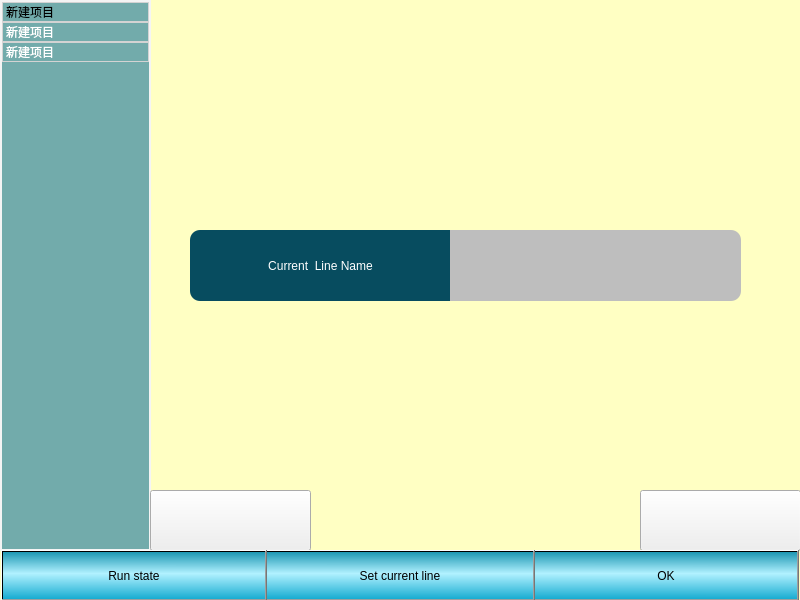
<?xml version="1.0" encoding="UTF-8"?>
<ui version="4.0">
 <class>TrainLinePanel</class>
 <widget class="QWidget" name="TrainLinePanel">
  <property name="geometry">
   <rect>
    <x>0</x>
    <y>0</y>
    <width>800</width>
    <height>600</height>
   </rect>
  </property>
  <property name="windowTitle">
   <string>Form</string>
  </property>
  <property name="styleSheet">
   <string notr="true">#TrainLinePanel{
	background-color: rgb(255, 255, 195);
}</string>
  </property>
  <widget class="QListWidget" name="listWidget">
   <property name="geometry">
    <rect>
     <x>0</x>
     <y>0</y>
     <width>151</width>
     <height>551</height>
    </rect>
   </property>
   <property name="styleSheet">
    <string notr="true">QListView{
	
	alternate-background-color: rgb(85, 170, 0);
font: 900 14pt &quot;Ubuntu&quot;;
color: rgb(255, 255, 255);
border-style:solid;
border-color: rgb(244, 244, 244);
border-width:2px;

background-color: rgb(114, 171, 171);
show-decoration-selected: 1;
}

QListView::item{

border:1px  solid;
border-color: lightgray;
margin:px;
 }

QListView::item:alternate{
     background: #EEEEEE;
 }

QListView::item:selected{
     border: 1px solid #6a6ea9;
 }

 QListView::item:selected:!active{
     background: qlineargradient(x1: 0, y1: 0, x2: 0, y2: 1,
                                 stop: 0 #ABAFE5, stop: 1 #8588B2);
 }

QListView::item:selected:active{
     background: qlineargradient(x1: 0, y1: 0, x2: 0, y2: 1,
                                 stop: 0 #6a6ea9, stop: 1 #888dd9);
 }

QListView::item:hover{
     background: qlineargradient(x1: 0, y1: 0, x2: 0, y2: 1,
                                 stop: 0 #FAFBFE, stop: 1 #DCDEF1);
 }</string>
   </property>
   <property name="alternatingRowColors">
    <bool>false</bool>
   </property>
   <item>
    <property name="text">
     <string>新建项目</string>
    </property>
    <property name="background">
     <brush brushstyle="SolidPattern">
      <color alpha="255">
       <red>0</red>
       <green>255</green>
       <blue>255</blue>
      </color>
     </brush>
    </property>
    <property name="foreground">
     <brush brushstyle="SolidPattern">
      <color alpha="255">
       <red>0</red>
       <green>0</green>
       <blue>0</blue>
      </color>
     </brush>
    </property>
   </item>
   <item>
    <property name="text">
     <string>新建项目</string>
    </property>
   </item>
   <item>
    <property name="text">
     <string>新建项目</string>
    </property>
   </item>
  </widget>
  <widget class="QStackedWidget" name="stackedWidget">
   <property name="geometry">
    <rect>
     <x>150</x>
     <y>0</y>
     <width>651</width>
     <height>551</height>
    </rect>
   </property>
   <property name="styleSheet">
    <string notr="true"/>
   </property>
   <property name="currentIndex">
    <number>1</number>
   </property>
   <widget class="QWidget" name="page_3">
    <widget class="QPushButton" name="add_line_ok_btn">
     <property name="geometry">
      <rect>
       <x>380</x>
       <y>370</y>
       <width>111</width>
       <height>51</height>
      </rect>
     </property>
     <property name="styleSheet">
      <string notr="true">background-color: rgb(85, 255, 255);
selection-color: rgb(255, 89, 211);
selection-background-color: rgb(167, 188, 255);
font: 900 14pt &quot;Ubuntu&quot;;
background-color: qlineargradient(spread:repeat, x1:0.468, y1:0, x2:0.463, y2:1, stop:0 rgba(29, 151, 179, 255), stop:0.458128 rgba(177, 241, 255, 255), stop:1 rgba(23, 172, 209, 255));</string>
     </property>
     <property name="text">
      <string>OK</string>
     </property>
    </widget>
    <widget class="QPushButton" name="line_name_lineEdit">
     <property name="geometry">
      <rect>
       <x>240</x>
       <y>260</y>
       <width>271</width>
       <height>61</height>
      </rect>
     </property>
     <property name="styleSheet">
      <string notr="true">font:500 20pt &quot;Ubuntu&quot;;
color:rgb(7, 76, 95);
background-color: rgb(190, 190, 190);
border-top-right-radius:10px;
border-bottom-right-radius:10px;</string>
     </property>
     <property name="text">
      <string/>
     </property>
    </widget>
    <widget class="QLabel" name="label">
     <property name="geometry">
      <rect>
       <x>80</x>
       <y>260</y>
       <width>161</width>
       <height>61</height>
      </rect>
     </property>
     <property name="styleSheet">
      <string notr="true">font:500 20pt &quot;Ubuntu&quot;;
color:white;
background-color: rgb(7, 76, 95);
border-top-left-radius:10px;
border-bottom-left-radius:10px;
border-color:rgb(7, 76, 95);</string>
     </property>
     <property name="text">
      <string>Line Name</string>
     </property>
     <property name="alignment">
      <set>Qt::AlignCenter</set>
     </property>
    </widget>
    <widget class="QPushButton" name="train_id_lineEdit">
     <property name="geometry">
      <rect>
       <x>240</x>
       <y>140</y>
       <width>271</width>
       <height>51</height>
      </rect>
     </property>
     <property name="styleSheet">
      <string notr="true">font:500 20pt &quot;Ubuntu&quot;;
color:rgb(7, 76, 95);
background-color: rgb(190, 190, 190);
border-top-right-radius:10px;
border-bottom-right-radius:10px;</string>
     </property>
     <property name="text">
      <string/>
     </property>
    </widget>
    <widget class="QLabel" name="label_2">
     <property name="geometry">
      <rect>
       <x>80</x>
       <y>140</y>
       <width>161</width>
       <height>51</height>
      </rect>
     </property>
     <property name="styleSheet">
      <string notr="true">font:500 20pt &quot;Ubuntu&quot;;
color:white;
background-color: rgb(7, 76, 95);
border-top-left-radius:10px;
border-bottom-left-radius:10px;
border-color:rgb(7, 76, 95);</string>
     </property>
     <property name="text">
      <string>Train No</string>
     </property>
     <property name="alignment">
      <set>Qt::AlignCenter</set>
     </property>
    </widget>
   </widget>
   <widget class="QWidget" name="page">
    <widget class="QLabel" name="label_3">
     <property name="geometry">
      <rect>
       <x>40</x>
       <y>230</y>
       <width>261</width>
       <height>71</height>
      </rect>
     </property>
     <property name="styleSheet">
      <string notr="true">font:500 16pt &quot;Loma&quot;;
color:white;
background-color: rgb(7, 76, 95);
border-top-left-radius:10px;
border-bottom-left-radius:10px;
border-color:rgb(7, 76, 95);</string>
     </property>
     <property name="text">
      <string>Current  Line Name</string>
     </property>
     <property name="alignment">
      <set>Qt::AlignCenter</set>
     </property>
    </widget>
    <widget class="QLabel" name="currentLineLabel">
     <property name="geometry">
      <rect>
       <x>300</x>
       <y>230</y>
       <width>291</width>
       <height>71</height>
      </rect>
     </property>
     <property name="styleSheet">
      <string notr="true">font:500 20pt &quot;Ubuntu&quot;;
color:rgb(7, 76, 95);
background-color: rgb(190, 190, 190);
border-top-right-radius:10px;
border-bottom-right-radius:10px;</string>
     </property>
     <property name="text">
      <string/>
     </property>
     <property name="alignment">
      <set>Qt::AlignCenter</set>
     </property>
    </widget>
    <widget class="QPushButton" name="hideBtn1">
     <property name="geometry">
      <rect>
       <x>0</x>
       <y>490</y>
       <width>161</width>
       <height>61</height>
      </rect>
     </property>
     <property name="focusPolicy">
      <enum>Qt::NoFocus</enum>
     </property>
     <property name="text">
      <string/>
     </property>
    </widget>
    <widget class="QPushButton" name="hideBtn2">
     <property name="enabled">
      <bool>true</bool>
     </property>
     <property name="geometry">
      <rect>
       <x>490</x>
       <y>490</y>
       <width>161</width>
       <height>61</height>
      </rect>
     </property>
     <property name="focusPolicy">
      <enum>Qt::NoFocus</enum>
     </property>
     <property name="styleSheet">
      <string notr="true"/>
     </property>
     <property name="text">
      <string/>
     </property>
    </widget>
   </widget>
  </widget>
  <widget class="QPushButton" name="add_line_btn">
   <property name="geometry">
    <rect>
     <x>10</x>
     <y>490</y>
     <width>101</width>
     <height>51</height>
    </rect>
   </property>
   <property name="styleSheet">
    <string notr="true">background-color: rgb(85, 255, 255);
selection-color: rgb(255, 89, 211);
selection-background-color: rgb(167, 188, 255);
font: 900 14pt &quot;Ubuntu&quot;;
background-color: qlineargradient(spread:repeat, x1:0.468, y1:0, x2:0.463, y2:1, stop:0 rgba(29, 151, 179, 255), stop:0.458128 rgba(177, 241, 255, 255), stop:1 rgba(23, 172, 209, 255));</string>
   </property>
   <property name="text">
    <string>ADD LINE</string>
   </property>
  </widget>
  <widget class="QPushButton" name="add_station_btn">
   <property name="geometry">
    <rect>
     <x>30</x>
     <y>720</y>
     <width>131</width>
     <height>51</height>
    </rect>
   </property>
   <property name="styleSheet">
    <string notr="true">background-color: rgb(85, 255, 255);
selection-color: rgb(255, 89, 211);
selection-background-color: rgb(167, 188, 255);
font: 900 14pt &quot;Ubuntu&quot;;
background-color: qlineargradient(spread:repeat, x1:0.468, y1:0, x2:0.463, y2:1, stop:0 rgba(29, 151, 179, 255), stop:0.458128 rgba(177, 241, 255, 255), stop:1 rgba(23, 172, 209, 255));</string>
   </property>
   <property name="text">
    <string>Add station</string>
   </property>
  </widget>
  <widget class="QPushButton" name="delete_station_btn">
   <property name="geometry">
    <rect>
     <x>210</x>
     <y>720</y>
     <width>161</width>
     <height>51</height>
    </rect>
   </property>
   <property name="styleSheet">
    <string notr="true">background-color: rgb(85, 255, 255);
selection-color: rgb(255, 89, 211);
selection-background-color: rgb(167, 188, 255);
font: 900 14pt &quot;Ubuntu&quot;;
background-color: qlineargradient(spread:repeat, x1:0.468, y1:0, x2:0.463, y2:1, stop:0 rgba(29, 151, 179, 255), stop:0.458128 rgba(177, 241, 255, 255), stop:1 rgba(23, 172, 209, 255));</string>
   </property>
   <property name="text">
    <string>Del station</string>
   </property>
  </widget>
  <widget class="QPushButton" name="ok_btn">
   <property name="geometry">
    <rect>
     <x>533</x>
     <y>550</y>
     <width>266</width>
     <height>51</height>
    </rect>
   </property>
   <property name="styleSheet">
    <string notr="true">background-color: rgb(85, 255, 255);
selection-color: rgb(255, 89, 211);
selection-background-color: rgb(167, 188, 255);
font: 900 14pt &quot;Ubuntu&quot;;
background-color: qlineargradient(spread:repeat, x1:0.468, y1:0, x2:0.463, y2:1, stop:0 rgba(29, 151, 179, 255), stop:0.458128 rgba(177, 241, 255, 255), stop:1 rgba(23, 172, 209, 255));</string>
   </property>
   <property name="text">
    <string>OK</string>
   </property>
  </widget>
  <widget class="QPushButton" name="setCurLineBtn">
   <property name="geometry">
    <rect>
     <x>265</x>
     <y>550</y>
     <width>270</width>
     <height>51</height>
    </rect>
   </property>
   <property name="styleSheet">
    <string notr="true">background-color: rgb(85, 255, 255);
selection-color: rgb(255, 89, 211);
selection-background-color: rgb(167, 188, 255);
font: 900 14pt &quot;Ubuntu&quot;;
background-color: qlineargradient(spread:repeat, x1:0.468, y1:0, x2:0.463, y2:1, stop:0 rgba(29, 151, 179, 255), stop:0.458128 rgba(177, 241, 255, 255), stop:1 rgba(23, 172, 209, 255));</string>
   </property>
   <property name="text">
    <string>Set current line</string>
   </property>
  </widget>
  <widget class="QPushButton" name="runStateBtn">
   <property name="geometry">
    <rect>
     <x>1</x>
     <y>550</y>
     <width>266</width>
     <height>51</height>
    </rect>
   </property>
   <property name="styleSheet">
    <string notr="true">background-color: rgb(85, 255, 255);
selection-color: rgb(255, 89, 211);
selection-background-color: rgb(167, 188, 255);
font: 900 14pt &quot;Ubuntu&quot;;
background-color: qlineargradient(spread:repeat, x1:0.468, y1:0, x2:0.463, y2:1, stop:0 rgba(29, 151, 179, 255), stop:0.458128 rgba(177, 241, 255, 255), stop:1 rgba(23, 172, 209, 255));</string>
   </property>
   <property name="text">
    <string>Run state</string>
   </property>
  </widget>
  <zorder>add_line_btn</zorder>
  <zorder>listWidget</zorder>
  <zorder>stackedWidget</zorder>
  <zorder>add_station_btn</zorder>
  <zorder>delete_station_btn</zorder>
  <zorder>ok_btn</zorder>
  <zorder>setCurLineBtn</zorder>
  <zorder>runStateBtn</zorder>
 </widget>
 <resources/>
 <connections/>
</ui>
